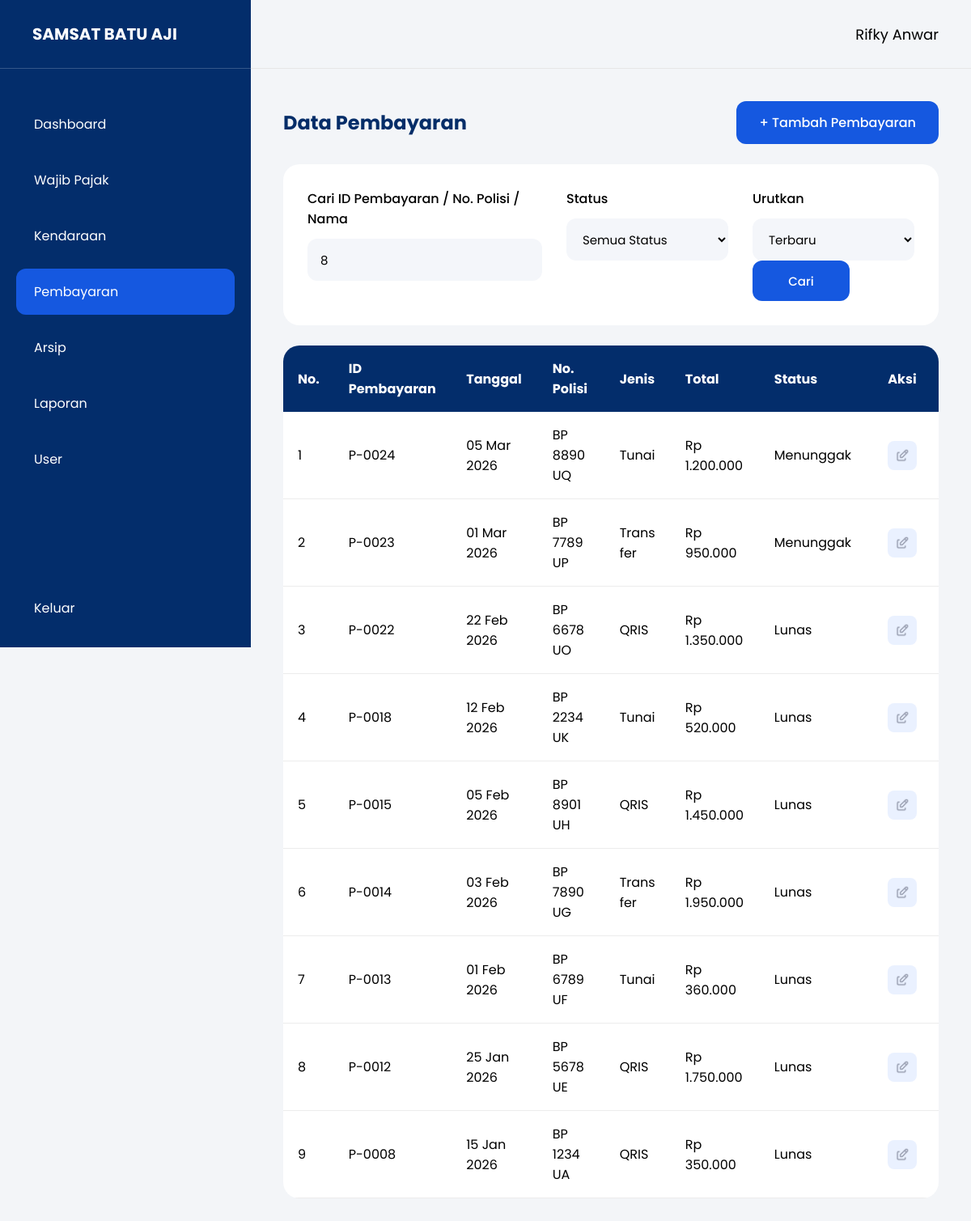
Page /pages/pembayaran.php?cari=8 (signed in) on the committed database.
### tables this page shows
CREATE TABLE `pembayaran` (
  `id_pembayaran` int(11) NOT NULL,
  `id_kendaraan` int(11) NOT NULL,
  `tanggal_bayar` date NOT NULL,
  `jenis_pembayaran` enum('QRIS','Transfer','Tunai') NOT NULL,
  `total_bayar` decimal(12,2) NOT NULL,
  `status_pembayaran` enum('Lunas','Menunggak') NOT NULL
);

CREATE TABLE `kendaraan` (
  `id_kendaraan` int(11) NOT NULL,
  `id_wajib_pajak` int(11) NOT NULL,
  `no_polisi` varchar(15) NOT NULL,
  `merk` varchar(50) NOT NULL,
  `tipe` varchar(50) NOT NULL,
  `tahun` year(4) NOT NULL,
  `status` enum('Aktif','Rusak','Dijual') NOT NULL
);

### pages/pembayaran.php (the view, shortened to what this page needs)
    <?php
    require_once "../config/database.php";
    $cari = '';
    if (isset($_GET['cari'])) {
        $cari = $_GET['cari'];
    }
    $status = '';
    $urut = 'DESC';
    $query = mysqli_query(
        $koneksi,
        "SELECT
pembayaran.*,
kendaraan.no_polisi,
wajib_pajak.nama
FROM pembayaran
LEFT JOIN kendaraan
ON pembayaran.id_kendaraan = kendaraan.id_kendaraan
LEFT JOIN wajib_pajak
ON kendaraan.id_wajib_pajak = wajib_pajak.id_wajib_pajak
WHERE
(
    pembayaran.id_pembayaran LIKE '%$cari%'
    OR kendaraan.no_polisi LIKE '%$cari%'
    OR wajib_pajak.nama LIKE '%$cari%'
)
AND
(
    '$status' = ''
    OR pembayaran.status_pembayaran = '$status'
)
ORDER BY pembayaran.id_pembayaran $urut"
    );
    ?>
    <!DOCTYPE html>
    <html>
    <head>
        <link rel="stylesheet" href="../assets/css/style.css">
    </head>
    <body>
        <div class="container">
            <div class="sidebar">
                <div class="logo">
                    SAMSAT BATU AJI
                </div>
                <div class="menu">
                    <a href="dashboard.php">
                        Dashboard
                    </a>
                    <a href="wajib_pajak.php">
                        Wajib Pajak
                    </a>
                    <a href="kendaraan.php">
                        Kendaraan
                    </a>
                    <a class="active" href="pembayaran.php">
                        Pembayaran
                    </a>
                    <a href="arsip.php">
                        Arsip
                    </a>
                    <a href="laporan.php">
                        Laporan
                    </a>
                    <?php if ($_SESSION['role'] == 'admin') { ?>
                        <a href="user.php">
                            User
                        </a>
                    <?php } ?>
                </div>
                <div class="logout">
                    <a href="../logout.php">
                        Keluar
                    </a>
                </div>
            </div>
            <div class="main">
                <div class="header">
                    <div class="user-info">
                        <span class="user-name">
                            <?php echo $_SESSION['nama']; ?>
                        </span>
                    </div>
                </div>
                <div class="content">
                    <div class="page-header">
                        <h2>Data Pembayaran</h2>
                        <a
                            href="tambah_pembayaran.php"
                            class="btn-add">
                            + Tambah Pembayaran
                        </a>
                    </div>
                    <form method="GET">
                        <div class="filter-card">
                            <div class="search-group">
                                <label>
                                    Cari ID Pembayaran / No. Polisi / Nama
                                </label>
                                <input
                                    type="text"
                                    name="cari"
                                    value="<?php echo $cari; ?>"
                                    placeholder="Ketik Untuk Mencari">
                            </div>
                            <div class="sort-group">
                                <label>
                                    Status
                                </label>
                                <select name="status">
                                    <option
                                        value=""
                                        <?php if ($status == '') echo 'selected'; ?>>
                                        Semua Status
                                    </option>
                                </select>
                            </div>
                            <div class="sort-group">
                                <label>
                                    Urutkan
                                </label>
                                <select name="urut">
                                    <option
                                        value="baru"
                                        <?php if ($urut == 'DESC') echo 'selected'; ?>>
                                        Terbaru
                                    </option>
                                </select>
                                <button
                                    type="submit"
                                    class="btn-save">
                                    Cari
                                </button>
                            </div>
                        </div>
                    </form>
                    <div class="table-card">
                        <table class="data-table">
                            <thead>
                                <tr>
                                    <th>No.</th>
                                    <th>ID Pembayaran</th>
                                    <th>Tanggal</th>
                                    <th>No. Polisi</th>
                                    <th>Jenis</th>
                                    <th>Total</th>
                                    <th>Status</th>
                                    <th>Aksi</th>
                                </tr>
                            </thead>
                            <tbody>
                                <?php
                                if (mysqli_num_rows($query) > 0) {
                                    $no = 1;
                                    while ($data = mysqli_fetch_assoc($query)) {
                                ?>
                                        <tr>
                                            <td><?php echo $no++; ?></td>
                                            <td>
                                                P-<?php echo str_pad($data['id_pembayaran'], 4, '0', STR_PAD_LEFT); ?>
                                            </td>
                                            <td>
                                                <?php echo date('d M Y', strtotime($data['tanggal_bayar'])); ?>
                                            </td>
                                            <td>
                                                <?php echo str_pad($data['no_polisi'], 4, '0', STR_PAD_LEFT); ?>
                                            </td>
                                            <td>
                                                <?php echo $data['jenis_pembayaran']; ?>
                                            </td>
                                            <td>
                                                Rp <?php echo number_format($data['total_bayar'], 0, ',', '.'); ?>
                                            </td>
                                            <td>
                                                <?php echo $data['status_pembayaran']; ?>
                                            </td>
                                            <td>
                                                <a
                                                    href="edit_pembayaran.php?id=<?php echo $data['id_pembayaran']; ?>"
                                                    class="btn-edit">
                                                    <img
                                                        src="../assets/css/images/tabler_edit.png"
                                                        alt="Edit"
                                                        class="icon-edit">
                                                </a>
                                            </td>
                                        </tr>
                                    <?php
                                    }
                                }
                                ?>
                            </tbody>
                        </table>
                    </div>
                </div>
            </div>
        </div>
    </body>
    </html>

### assets/css/style.css (style rules this page uses)
* { margin: 0; padding: 0; box-sizing: border-box; font-family: 'Poppins', sans-serif; }
body { background: #F3F5F8; }
.container { display: flex; min-height: 100vh; }
.sidebar { width: 310px; height: 100vh; background: #032D6B; color: white; display: flex; flex-direction: column; position: fixed; top: 0; left: 0; overflow-y: auto; }
.logo { height: 85px; display: flex; align-items: center; padding: 0 40px; font-size: 20px; font-weight: 700; border-bottom: 1px solid rgba(255, 255, 255, .2); }
.menu { padding: 40px 20px; flex: 1; }
.menu a { display: flex; align-items: center; gap: 12px; color: white; text-decoration: none; padding: 16px 22px; margin-bottom: 12px; border-radius: 12px; transition: .3s; }
.menu .active { background: #1558E0; }
.logout { padding: 20px; }
.logout a { display: flex; align-items: center; color: white; text-decoration: none; padding: 16px 22px; border-radius: 12px; transition: .3s; }
.main { flex: 1; margin-left: 310px; }
.header { height: 85px; background: #F3F5F8; display: flex; justify-content: flex-end; align-items: center; padding: 0 40px; border-bottom: 1px solid #E6E6E6; }
.user-info { display: flex; align-items: center; gap: 12px; }
.user-name { font-size: 18px; }
.content { padding: 40px; }
.page-header { display: flex; justify-content: space-between; align-items: center; margin-bottom: 25px; }
.page-header h2 { font-size: 24px; font-weight: 700; color: #052D68; }
.btn-add { background: #1558E0; color: white; text-decoration: none; padding: 14px 28px; border-radius: 12px; font-weight: 500; }
.btn-edit { text-decoration: none; color: #1558E0; font-weight: 600; width: 36px; height: 36px; background: #EAF1FF; border-radius: 8px; display: flex; justify-content: center; align-items: center; margin: 0 auto; }
.filter-card { background: white; border-radius: 20px; padding: 30px; display: flex; gap: 30px; margin-bottom: 25px; }
.search-group { flex: 1; }
.sort-group { min-width: 200px; }
.search-group label, .sort-group label { display: block; margin-bottom: 12px; font-weight: 500; }
.search-group input, .sort-group select, .sort-group input { width: 100%; height: 52px; border: none; background: #F4F6FA; border-radius: 12px; padding: 0 16px; font-size: 15px; }
.table-card { background: white; border-radius: 20px; overflow: hidden; }
.data-table { width: 100%; background: white; border-collapse: collapse; }
.data-table th { background: #032D6B; color: white; padding: 16px 18px; text-align: left; }
.data-table td { padding: 16px 18px; border-bottom: 1px solid #ECECEC; }
.data-table th, .data-table td { overflow-wrap: break-word; word-wrap: break-word; }
.data-table th:last-child, .data-table td:last-child { text-align: center; width: 90px; }
.btn-back, .btn-delete, .btn-save { width: 120px; height: 50px; display: flex; justify-content: center; align-items: center; border: none; border-radius: 12px; color: white; text-decoration: none; font-size: 15px; font-weight: 500; cursor: pointer; }
.btn-save { background: #1558E0; }
.btn-edit img { width: 18px; height: 18px; }
.data-table td:nth-child(5) { word-break: break-all; }

### rows in the picture
pembayaran: id_pembayaran "0024", tanggal_bayar "05 Mar 2026", id_kendaraan.no_polisi "BP 8890 UQ", jenis_pembayaran "Tunai", total_bayar "1.200.000", status_pembayaran "Menunggak"
pembayaran: id_pembayaran "0023", tanggal_bayar "01 Mar 2026", id_kendaraan.no_polisi "BP 7789 UP", jenis_pembayaran "Transfer", total_bayar "950.000", status_pembayaran "Menunggak"
pembayaran: id_pembayaran "0022", tanggal_bayar "22 Feb 2026", id_kendaraan.no_polisi "BP 6678 UO", jenis_pembayaran "QRIS", total_bayar "1.350.000", status_pembayaran "Lunas"
pembayaran: id_pembayaran "0018", tanggal_bayar "12 Feb 2026", id_kendaraan.no_polisi "BP 2234 UK", jenis_pembayaran "Tunai", total_bayar "520.000", status_pembayaran "Lunas"
pembayaran: id_pembayaran "0015", tanggal_bayar "05 Feb 2026", id_kendaraan.no_polisi "BP 8901 UH", jenis_pembayaran "QRIS", total_bayar "1.450.000", status_pembayaran "Lunas"
pembayaran: id_pembayaran "0014", tanggal_bayar "03 Feb 2026", id_kendaraan.no_polisi "BP 7890 UG", jenis_pembayaran "Transfer", total_bayar "1.950.000", status_pembayaran "Lunas"
pembayaran: id_pembayaran "0013", tanggal_bayar "01 Feb 2026", id_kendaraan.no_polisi "BP 6789 UF", jenis_pembayaran "Tunai", total_bayar "360.000", status_pembayaran "Lunas"
pembayaran: id_pembayaran "0012", tanggal_bayar "25 Jan 2026", id_kendaraan.no_polisi "BP 5678 UE", jenis_pembayaran "QRIS", total_bayar "1.750.000", status_pembayaran "Lunas"
pembayaran: id_pembayaran "0008", tanggal_bayar "15 Jan 2026", id_kendaraan.no_polisi "BP 1234 UA", jenis_pembayaran "QRIS", total_bayar "350.000", status_pembayaran "Lunas"

### other values in the picture
$_SESSION['nama'] "Rifky Anwar"
